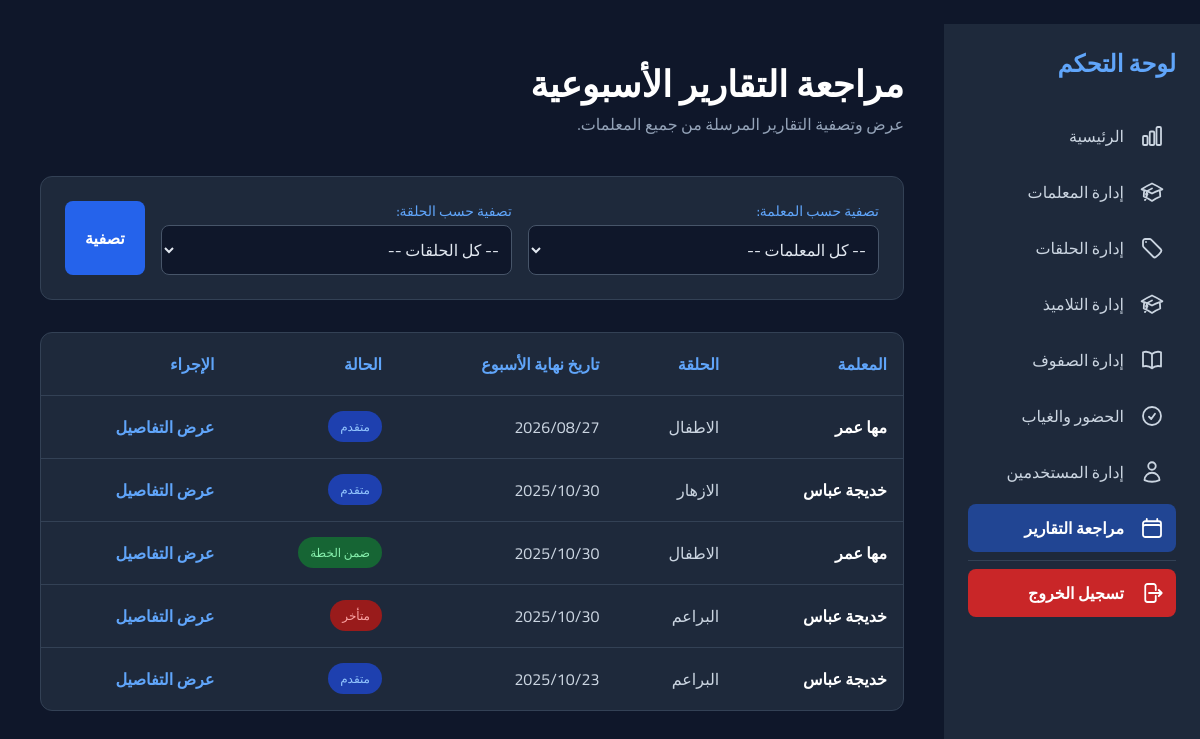
The app's page /report/list/ (signed in) with its own data.
### reports/models.py (models this page shows)
class WeekReport(models.Model):
    halaqa=models.ForeignKey(Halaqa,on_delete=models.CASCADE)
    end_w_date=models.DateField(default=date.today)
    amount=models.TextField(blank=False,null=False)
    compare_plan=models.CharField(max_length=10,blank=False,null=False)
    notes=models.TextField(blank=True,null=True)
    @property
    def teacher(self):
        return self.halaqa.res_teacher

### halaqs/models.py (models this page shows, shortened)
class Halaqa(models.Model):
    name =models.CharField(max_length=50,blank=False,null=False)
    res_teacher=models.ForeignKey('teachers.Teacher',on_delete=models.SET_NULL,null=True,blank=True)
    course=models.CharField(max_length=50,blank=False,null=False)
    notes=models.TextField(blank=True,null=True)

### teachers/models.py (models this page shows, shortened)
class Teacher(models.Model):
    name=models.CharField(max_length=100,blank=False,null=False)
    tel=models.CharField(max_length=10,blank=True,null=True)
    email=models.EmailField()
    address=models.CharField(max_length=100,blank=True,null=True)
    user_name=models.OneToOneField(User,on_delete=models.SET_NULL,blank=True,null=True)

### reports/views.py (the view)
# urls.py: path('list/', superuser_required(TotalReport.as_view()), name='total_reports'),
class TotalReport(ListView):
    template_name = 'reports/total_reports.html'
    model = WeekReport
    context_object_name = 'reports_list'
    paginate_by = 30
    def get_queryset(self):
        qs = super().get_queryset().select_related('halaqa__res_teacher').order_by('-end_w_date', 'halaqa__name')
        teacher = _to_int(self.request.GET.get('teacher'))
        if teacher:
            qs = qs.filter(halaqa__res_teacher_id=teacher)
        halaqa = _to_int(self.request.GET.get('halaqa'))
        if halaqa:
            qs = qs.filter(halaqa_id=halaqa)
        return qs
    def get_context_data(self, **kwargs):
        context = super().get_context_data(**kwargs)
        context['halaqats_list'] = Halaqa.objects.order_by('name')
        context['teachers'] = Teacher.objects.order_by('name')
        return context

### reports/views.py (called while the page is built)
def _to_int(value):
    try:
        return int(str(value).strip())
    except (TypeError, ValueError):
        return None

### templates/reports/total_reports.html (shortened to what this page needs)
﻿{% extends 'administration/s_base.html' %}
{% load static %}
{% block content %}
<main class="p-6 md:p-10">
    <header class="hidden md:block mb-10">
        <h1 class="text-3xl md:text-4xl font-black text-white">مراجعة التقارير الأسبوعية</h1>
        <p class="text-slate-400 mt-2">عرض وتصفية التقارير المرسلة من جميع المعلمات.</p>
    </header>
    <form method="get" >
        <div class="mb-8 p-6 bg-slate-800 rounded-xl border border-slate-700 flex flex-col md:flex-row gap-4">
            <div class="flex-1">
                <label for="filter_teacher" class="block text-sm font-medium text-blue-400 mb-1">تصفية حسب المعلمة:</label>
                <select id="filter_teacher" name="teacher" class="w-full p-2 bg-slate-900 border border-slate-600 rounded-lg text-slate-200 focus:ring-2 focus:ring-blue-500">
                    <option value="">-- كل المعلمات --</option>
                </select>
            </div>
            <div class="flex-1">
                <label for="filter_halaqa" class="block text-sm font-medium text-blue-400 mb-1">تصفية حسب الحلقة:</label>
                <select id="filter_halaqa" name="halaqa" class="w-full p-2 bg-slate-900 border border-slate-600 rounded-lg text-slate-200 focus:ring-2 focus:ring-blue-500">
                    <option value="">-- كل الحلقات --</option>
                </select>
            </div>
            <div class="flex items-end">
                <button type="submit" class="bg-blue-600 text-white px-5 py-2 rounded-lg font-bold hover:bg-blue-700 transition h-full">
                    تصفية
                </button>
            </div>
        </div>
    </form>
    <div class="bg-slate-800 rounded-xl border border-slate-700 overflow-x-auto hidden md:block">
        <table class="w-full text-right">
            <thead class="border-b border-slate-700">
                <tr>
                    <th class="p-4 text-blue-400 font-semibold">المعلمة</th>
                    <th class="p-4 text-blue-400 font-semibold">الحلقة</th>
                    <th class="p-4 text-blue-400 font-semibold">تاريخ نهاية الأسبوع</th>
                    <th class="p-4 text-blue-400 font-semibold">الحالة</th>
                    <th class="p-4 text-blue-400 font-semibold">الإجراء</th>
                </tr>
            </thead>
            <tbody class="divide-y divide-slate-700">
                {% for report in reports_list %}
                <tr>
                    <td class="p-4 text-white font-semibold">{{ report.teacher.name }}</td>
                    <td class="p-4">{{ report.halaqa.name }}</td>
                    <td class="p-4">{{ report.end_w_date|date:"Y/m/d" }}</td>
                    <td class="p-4">
                        {% if report.compare_plan == 'delayed' %}
                            <span class="px-3 py-1 text-xs rounded-full bg-red-800 text-red-300">متأخر</span>
                        {% elif report.compare_plan == 'advanced' %}
                            <span class="px-3 py-1 text-xs rounded-full bg-blue-800 text-blue-300">متقدم</span>
                        {% else %}
                            <span class="px-3 py-1 text-xs rounded-full bg-green-800 text-green-300">ضمن الخطة</span>
                        {% endif %}
                    </td>
                    <td class="p-4">
                        <a href="{% url 'reports:report_details' report.id %}" class="text-blue-400 hover:underline font-semibold">عرض التفاصيل</a>
                    </td>
                </tr>
                {% empty %}
                <tr>
                    <td colspan="5" class="p-6">
                        {% include 'partials/_empty_state.html' with title='لا توجد تقارير' subtitle='لا توجد تقارير تطابق معايير التصفية.' icon='partials/icons/file-text.svg' %}
                    </td>
                </tr>
                {% endfor %}
            </tbody>
        </table>
    </div>
</main>
{% endblock %}

### records on screen
WeekReport: teacher.name "مها عمر", halaqa.name "الاطفال", end_w_date "2026/08/27", compare_plan "متقدم"
WeekReport: teacher.name "خديجة عباس", halaqa.name "الازهار", end_w_date "2025/10/30", compare_plan "متقدم"
WeekReport: teacher.name "مها عمر", halaqa.name "الاطفال", end_w_date "2025/10/30", compare_plan "ضمن الخطة"
WeekReport: teacher.name "خديجة عباس", halaqa.name "البراعم", end_w_date "2025/10/30", compare_plan "متأخر"
WeekReport: teacher.name "خديجة عباس", halaqa.name "البراعم", end_w_date "2025/10/23", compare_plan "متقدم"

### other values on screen
{{ label }} "الرئيسية إدارة المعلمات إدارة الحلقات إدارة التلاميذ إدارة الصفوف الحضور والغياب إدارة المستخدمين مراجعة التقارير تسجيل الخروج"
